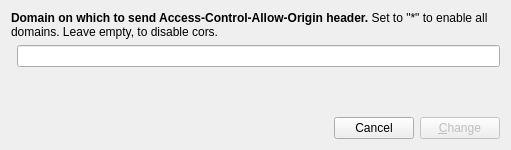
<?xml version="1.0" encoding="UTF-8"?>
<ui version="4.0">
 <class>Cors</class>
 <widget class="QDialog" name="Cors">
  <property name="geometry">
   <rect>
    <x>0</x>
    <y>0</y>
    <width>511</width>
    <height>150</height>
   </rect>
  </property>
  <property name="windowTitle">
   <string>New Account</string>
  </property>
  <property name="styleSheet">
   <string notr="true"/>
  </property>
  <layout class="QGridLayout" name="gridLayout">
   <item row="4" column="1">
    <widget class="QLineEdit" name="domain">
     <property name="readOnly">
      <bool>true</bool>
     </property>
    </widget>
   </item>
   <item row="0" column="0" colspan="2">
    <widget class="QLabel" name="additionalLabel">
     <property name="maximumSize">
      <size>
       <width>16777215</width>
       <height>100</height>
      </size>
     </property>
     <property name="text">
      <string>&lt;html&gt;&lt;head/&gt;&lt;body&gt;&lt;p&gt;&lt;span style=&quot; font-weight:600;&quot;&gt;Domain on which to send Access-Control-Allow-Origin header.&lt;/span&gt; Set to &amp;quot;*&amp;quot; to enable all domains. Leave empty, to disable cors.&lt;/p&gt;&lt;/body&gt;&lt;/html&gt;</string>
     </property>
     <property name="wordWrap">
      <bool>true</bool>
     </property>
    </widget>
   </item>
   <item row="9" column="0" colspan="2">
    <layout class="QHBoxLayout" name="horizontalLayout">
     <item>
      <widget class="QLabel" name="status">
       <property name="text">
        <string/>
       </property>
      </widget>
     </item>
     <item>
      <spacer name="horizontalSpacer">
       <property name="orientation">
        <enum>Qt::Horizontal</enum>
       </property>
       <property name="sizeHint" stdset="0">
        <size>
         <width>40</width>
         <height>20</height>
        </size>
       </property>
      </spacer>
     </item>
     <item>
      <widget class="QPushButton" name="cancel">
       <property name="maximumSize">
        <size>
         <width>83</width>
         <height>16777215</height>
        </size>
       </property>
       <property name="layoutDirection">
        <enum>Qt::LeftToRight</enum>
       </property>
       <property name="text">
        <string>Cancel</string>
       </property>
      </widget>
     </item>
     <item>
      <widget class="QPushButton" name="change">
       <property name="enabled">
        <bool>false</bool>
       </property>
       <property name="sizePolicy">
        <sizepolicy hsizetype="Minimum" vsizetype="Fixed">
         <horstretch>0</horstretch>
         <verstretch>0</verstretch>
        </sizepolicy>
       </property>
       <property name="maximumSize">
        <size>
         <width>83</width>
         <height>16777215</height>
        </size>
       </property>
       <property name="layoutDirection">
        <enum>Qt::LeftToRight</enum>
       </property>
       <property name="text">
        <string>&amp;Change</string>
       </property>
       <property name="default">
        <bool>true</bool>
       </property>
      </widget>
     </item>
    </layout>
   </item>
   <item row="8" column="1">
    <spacer name="verticalSpacer">
     <property name="orientation">
      <enum>Qt::Vertical</enum>
     </property>
     <property name="sizeHint" stdset="0">
      <size>
       <width>20</width>
       <height>40</height>
      </size>
     </property>
    </spacer>
   </item>
  </layout>
 </widget>
 <tabstops>
  <tabstop>domain</tabstop>
  <tabstop>cancel</tabstop>
  <tabstop>change</tabstop>
 </tabstops>
 <resources/>
 <connections>
  <connection>
   <sender>cancel</sender>
   <signal>clicked()</signal>
   <receiver>Cors</receiver>
   <slot>reject()</slot>
   <hints>
    <hint type="sourcelabel">
     <x>372</x>
     <y>407</y>
    </hint>
    <hint type="destinationlabel">
     <x>351</x>
     <y>443</y>
    </hint>
   </hints>
  </connection>
  <connection>
   <sender>change</sender>
   <signal>clicked()</signal>
   <receiver>Cors</receiver>
   <slot>accept()</slot>
   <hints>
    <hint type="sourcelabel">
     <x>487</x>
     <y>422</y>
    </hint>
    <hint type="destinationlabel">
     <x>173</x>
     <y>428</y>
    </hint>
   </hints>
  </connection>
 </connections>
 <buttongroups>
  <buttongroup name="passType"/>
 </buttongroups>
</ui>
